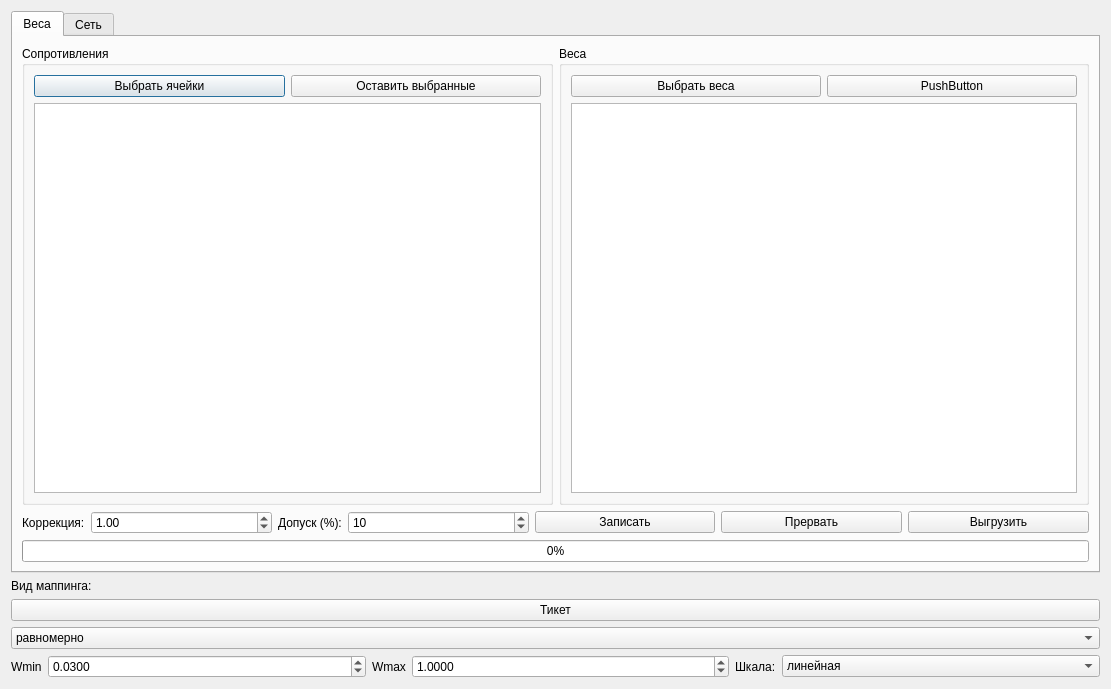
<?xml version="1.0" encoding="UTF-8"?>
<ui version="4.0">
 <class>Dialog</class>
 <widget class="QDialog" name="Dialog">
  <property name="geometry">
   <rect>
    <x>0</x>
    <y>0</y>
    <width>1111</width>
    <height>689</height>
   </rect>
  </property>
  <property name="windowTitle">
   <string>ANNM</string>
  </property>
  <layout class="QVBoxLayout" name="verticalLayout_2">
   <item>
    <widget class="QTabWidget" name="tabWidget">
     <property name="currentIndex">
      <number>0</number>
     </property>
     <widget class="QWidget" name="tab">
      <attribute name="title">
       <string>Веса</string>
      </attribute>
      <layout class="QVBoxLayout" name="verticalLayout_3">
       <item>
        <layout class="QHBoxLayout" name="horizontalLayout_7">
         <item>
          <layout class="QVBoxLayout" name="verticalLayout_4">
           <item>
            <layout class="QHBoxLayout" name="horizontalLayout_8"/>
           </item>
           <item>
            <widget class="QGroupBox" name="groupBox_3">
             <property name="sizePolicy">
              <sizepolicy hsizetype="Preferred" vsizetype="Expanding">
               <horstretch>0</horstretch>
               <verstretch>0</verstretch>
              </sizepolicy>
             </property>
             <property name="title">
              <string>Сопротивления</string>
             </property>
             <layout class="QVBoxLayout" name="verticalLayout_8">
              <item>
               <layout class="QVBoxLayout" name="verticalLayout_6">
                <item>
                 <layout class="QHBoxLayout" name="horizontalLayout_10">
                  <item>
                   <widget class="QPushButton" name="button_load_good_cells">
                    <property name="text">
                     <string>Выбрать ячейки</string>
                    </property>
                   </widget>
                  </item>
                  <item>
                   <widget class="QPushButton" name="button_drop_cells">
                    <property name="text">
                     <string>Оставить выбранные</string>
                    </property>
                   </widget>
                  </item>
                 </layout>
                </item>
                <item>
                 <widget class="QTableWidget" name="table_weights"/>
                </item>
               </layout>
              </item>
             </layout>
            </widget>
           </item>
          </layout>
         </item>
         <item>
          <layout class="QVBoxLayout" name="verticalLayout_5">
           <item>
            <layout class="QHBoxLayout" name="horizontalLayout_9"/>
           </item>
           <item>
            <widget class="QGroupBox" name="groupBox_4">
             <property name="sizePolicy">
              <sizepolicy hsizetype="Preferred" vsizetype="Expanding">
               <horstretch>0</horstretch>
               <verstretch>0</verstretch>
              </sizepolicy>
             </property>
             <property name="title">
              <string>Веса</string>
             </property>
             <layout class="QVBoxLayout" name="verticalLayout_9">
              <item>
               <layout class="QVBoxLayout" name="verticalLayout_7">
                <item>
                 <layout class="QHBoxLayout" name="horizontalLayout_11">
                  <item>
                   <widget class="QPushButton" name="button_choose_weights">
                    <property name="text">
                     <string>Выбрать веса</string>
                    </property>
                   </widget>
                  </item>
                  <item>
                   <widget class="QPushButton" name="pushButton_3">
                    <property name="text">
                     <string>PushButton</string>
                    </property>
                   </widget>
                  </item>
                 </layout>
                </item>
                <item>
                 <widget class="QTableWidget" name="table_match"/>
                </item>
               </layout>
              </item>
             </layout>
            </widget>
           </item>
          </layout>
         </item>
        </layout>
       </item>
       <item>
        <layout class="QVBoxLayout" name="verticalLayout">
         <item>
          <layout class="QHBoxLayout" name="horizontalLayout"/>
         </item>
         <item>
          <layout class="QHBoxLayout" name="horizontalLayout_5"/>
         </item>
         <item>
          <layout class="QHBoxLayout" name="horizontalLayout_4">
           <item>
            <widget class="QLabel" name="label">
             <property name="sizePolicy">
              <sizepolicy hsizetype="Maximum" vsizetype="Preferred">
               <horstretch>0</horstretch>
               <verstretch>0</verstretch>
              </sizepolicy>
             </property>
             <property name="text">
              <string>Коррекция:</string>
             </property>
            </widget>
           </item>
           <item>
            <widget class="QDoubleSpinBox" name="spinbox_weights_scale">
             <property name="minimum">
              <double>0.010000000000000</double>
             </property>
             <property name="singleStep">
              <double>0.010000000000000</double>
             </property>
             <property name="value">
              <double>1.000000000000000</double>
             </property>
            </widget>
           </item>
           <item>
            <widget class="QLabel" name="label_4">
             <property name="sizePolicy">
              <sizepolicy hsizetype="Maximum" vsizetype="Preferred">
               <horstretch>0</horstretch>
               <verstretch>0</verstretch>
              </sizepolicy>
             </property>
             <property name="text">
              <string>Допуск (%):</string>
             </property>
            </widget>
           </item>
           <item>
            <widget class="QSpinBox" name="spinbox_tolerance">
             <property name="minimum">
              <number>1</number>
             </property>
             <property name="value">
              <number>10</number>
             </property>
            </widget>
           </item>
           <item>
            <widget class="QPushButton" name="button_map_weights">
             <property name="text">
              <string>Записать</string>
             </property>
            </widget>
           </item>
           <item>
            <widget class="QPushButton" name="button_cancel_map_weights">
             <property name="text">
              <string>Прервать</string>
             </property>
            </widget>
           </item>
           <item>
            <widget class="QPushButton" name="button_download">
             <property name="text">
              <string>Выгрузить</string>
             </property>
            </widget>
           </item>
          </layout>
         </item>
         <item>
          <layout class="QHBoxLayout" name="horizontalLayout_2">
           <item>
            <widget class="QProgressBar" name="progress_bar_mapping">
             <property name="value">
              <number>0</number>
             </property>
            </widget>
           </item>
          </layout>
         </item>
        </layout>
       </item>
      </layout>
     </widget>
     <widget class="QWidget" name="tab_2">
      <attribute name="title">
       <string>Сеть</string>
      </attribute>
     </widget>
    </widget>
   </item>
   <item>
    <widget class="QLabel" name="label_5">
     <property name="sizePolicy">
      <sizepolicy hsizetype="Maximum" vsizetype="Preferred">
       <horstretch>0</horstretch>
       <verstretch>0</verstretch>
      </sizepolicy>
     </property>
     <property name="text">
      <string>Вид маппинга:</string>
     </property>
    </widget>
   </item>
   <item>
    <widget class="QPushButton" name="button_ticket_change">
     <property name="text">
      <string>Тикет</string>
     </property>
    </widget>
   </item>
   <item>
    <widget class="QComboBox" name="combobox_writetype">
     <item>
      <property name="text">
       <string>равномерно</string>
      </property>
     </item>
    </widget>
   </item>
   <item>
    <layout class="QHBoxLayout" name="horizontalLayout_3">
     <item>
      <widget class="QLabel" name="label_3">
       <property name="sizePolicy">
        <sizepolicy hsizetype="Maximum" vsizetype="Preferred">
         <horstretch>0</horstretch>
         <verstretch>0</verstretch>
        </sizepolicy>
       </property>
       <property name="text">
        <string>Wmin</string>
       </property>
      </widget>
     </item>
     <item>
      <widget class="QDoubleSpinBox" name="spinbox_min_weight">
       <property name="decimals">
        <number>4</number>
       </property>
       <property name="minimum">
        <double>0.000100000000000</double>
       </property>
       <property name="singleStep">
        <double>0.000100000000000</double>
       </property>
       <property name="value">
        <double>0.030000000000000</double>
       </property>
      </widget>
     </item>
     <item>
      <widget class="QLabel" name="label_6">
       <property name="sizePolicy">
        <sizepolicy hsizetype="Maximum" vsizetype="Preferred">
         <horstretch>0</horstretch>
         <verstretch>0</verstretch>
        </sizepolicy>
       </property>
       <property name="text">
        <string>Wmax</string>
       </property>
      </widget>
     </item>
     <item>
      <widget class="QDoubleSpinBox" name="spinbox_max_weight">
       <property name="decimals">
        <number>4</number>
       </property>
       <property name="singleStep">
        <double>0.000100000000000</double>
       </property>
       <property name="value">
        <double>1.000000000000000</double>
       </property>
      </widget>
     </item>
     <item>
      <widget class="QLabel" name="label_2">
       <property name="sizePolicy">
        <sizepolicy hsizetype="Maximum" vsizetype="Preferred">
         <horstretch>0</horstretch>
         <verstretch>0</verstretch>
        </sizepolicy>
       </property>
       <property name="text">
        <string>Шкала:</string>
       </property>
      </widget>
     </item>
     <item>
      <widget class="QComboBox" name="combo_mapping_type">
       <item>
        <property name="text">
         <string>линейная</string>
        </property>
       </item>
       <item>
        <property name="text">
         <string>квадратичная</string>
        </property>
       </item>
      </widget>
     </item>
    </layout>
   </item>
  </layout>
 </widget>
 <resources/>
 <connections/>
</ui>
